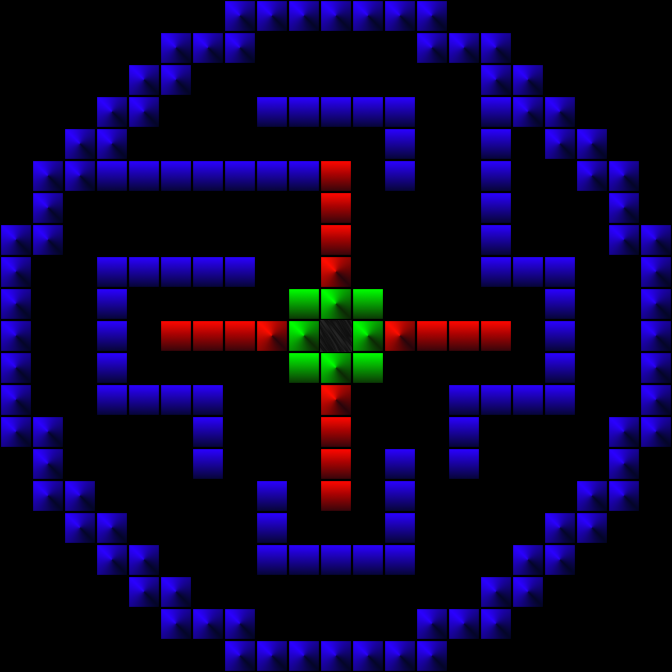

This game map was drawn from its Tiled (.tmx) file and the tilesets committed beside it. A one-line description and the full map source follow:
An orthogonal 21x21 tile map with 32x32 px tiles, 1 tile layer (Tile Layer 1) and 7 objects (6x collision, collider).

<map version="1.10" tiledversion="1.11.0" orientation="orthogonal" renderorder="right-down" width="21" height="21" tilewidth="32" tileheight="32" infinite="0" nextlayerid="5" nextobjectid="5">
 <tileset firstgid="1" name="Tileset1" tilewidth="32" tileheight="32" tilecount="7" columns="0">
  <grid orientation="orthogonal" width="1" height="1" />
  <tile id="0">
   <image source="tiles/tile0.png" width="32" height="32" />
   <objectgroup draworder="index" id="2">
    <object id="1" name="collider" x="0" y="0" width="32" height="32" />
   </objectgroup>
  </tile>
  <tile id="1">
   <image source="tiles/tile1.png" width="32" height="32" />
   <objectgroup draworder="index" id="2">
    <object id="4" name="collision" x="0" y="0" width="32" height="32" />
   </objectgroup>
  </tile>
  <tile id="2">
   <image source="tiles/tile2.png" width="32" height="32" />
   <objectgroup draworder="index" id="2">
    <object id="1" name="collision" x="0" y="0" width="32" height="32" />
   </objectgroup>
  </tile>
  <tile id="3">
   <image source="tiles/tile3.png" width="32" height="32" />
   <objectgroup draworder="index" id="2">
    <object id="1" name="collision" x="0" y="0" width="32" height="32" />
   </objectgroup>
  </tile>
  <tile id="4">
   <image source="tiles/tile4.png" width="32" height="32" />
   <objectgroup draworder="index" id="2">
    <object id="3" name="collision" x="0" y="0" width="32" height="32" />
   </objectgroup>
  </tile>
  <tile id="5">
   <image source="tiles/tile5.png" width="32" height="32" />
   <objectgroup draworder="index" id="2">
    <object id="1" name="collision" x="0" y="0" width="32" height="32" />
   </objectgroup>
  </tile>
  <tile id="6">
   <image source="tiles/tile6.png" width="32" height="32" />
   <objectgroup draworder="index" id="2">
    <object id="2" name="collision" x="0" y="0" width="32" height="32" />
   </objectgroup>
  </tile>
 </tileset>
 <layer id="1" name="Tile Layer 1" width="21" height="21">
  <data encoding="csv">
0,0,0,0,0,0,0,2,2,2,2,2,2,2,0,0,0,0,0,0,0,
0,0,0,0,0,2,2,2,0,0,0,0,0,2,2,2,0,0,0,0,0,
0,0,0,0,2,2,0,0,0,0,0,0,0,0,0,2,2,0,0,0,0,
0,0,0,2,2,0,0,0,3,3,3,3,3,0,0,3,2,2,0,0,0,
0,0,2,2,0,0,0,0,0,0,0,0,3,0,0,3,0,2,2,0,0,
0,2,2,3,3,3,3,3,3,3,5,0,3,0,0,3,0,0,2,2,0,
0,2,0,0,0,0,0,0,0,0,5,0,0,0,0,3,0,0,0,2,0,
2,2,0,0,0,0,0,0,0,0,5,0,0,0,0,3,0,0,0,2,2,
2,0,0,3,3,3,3,3,0,0,4,0,0,0,0,3,3,3,0,0,2,
2,0,0,3,0,0,0,0,0,7,6,7,0,0,0,0,0,3,0,0,2,
2,0,0,3,0,5,5,5,4,6,1,6,4,5,5,5,0,3,0,0,2,
2,0,0,3,0,0,0,0,0,7,6,7,0,0,0,0,0,3,0,0,2,
2,0,0,3,3,3,3,0,0,0,4,0,0,0,3,3,3,3,0,0,2,
2,2,0,0,0,0,3,0,0,0,5,0,0,0,3,0,0,0,0,2,2,
0,2,0,0,0,0,3,0,0,0,5,0,3,0,3,0,0,0,0,2,0,
0,2,2,0,0,0,0,0,3,0,5,0,3,0,0,0,0,0,2,2,0,
0,0,2,2,0,0,0,0,3,0,0,0,3,0,0,0,0,2,2,0,0,
0,0,0,2,2,0,0,0,3,3,3,3,3,0,0,0,2,2,0,0,0,
0,0,0,0,2,2,0,0,0,0,0,0,0,0,0,2,2,0,0,0,0,
0,0,0,0,0,2,2,2,0,0,0,0,0,2,2,2,0,0,0,0,0,
0,0,0,0,0,0,0,2,2,2,2,2,2,2,0,0,0,0,0,0,0
</data>
 </layer>
</map>
